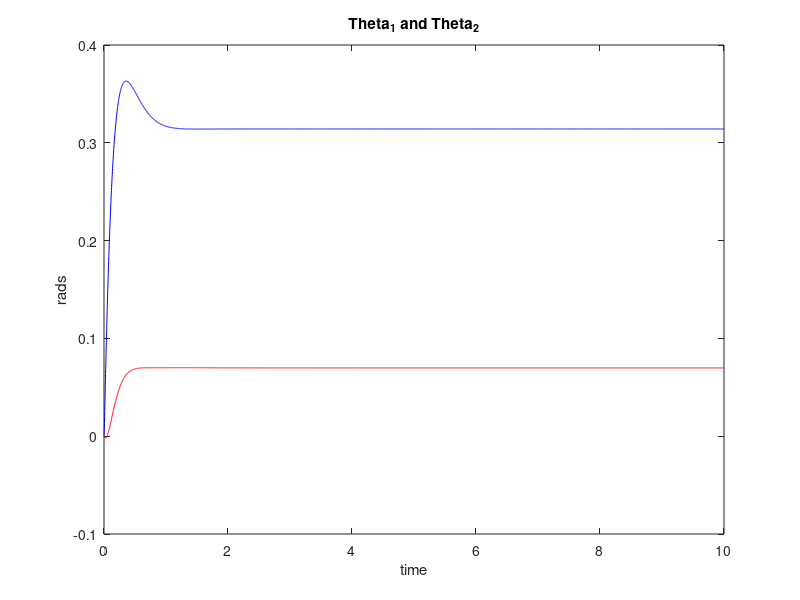

This figure's MATLAB source: (Note: this script raises an error after producing the figure.)
%% Subacz, RBE502, Homework 4, Problem 1
function []= PID_set_control_Law()
%This function calculates the PID controller for a planar arm using preset
%conditions. 

clc, clear all, close all;

%Importing the parameters from table 5.1, page 115 of kelly's book
I_1 = 0.1213; 
I_2 = 0.0116;
m_1 = 6.5225;
r_1 = .0983;
m_2 = 2.0458;
r_2 = .0229;
l_1 = 0.26;
l_2 = 0.26; 
g = 9.81;

x0= [0,0,0,0]; % Initial Condition - Format:[theta1,theta2,dtheta1,dtheta2]

tf=10; 
endThetas = [pi/45; pi/10];
endVelocities = [0;0];

%% Solve the closed-loop system nonlinear differential equation (PlanarArmODE) via ode45
%%ode45 solves the differential equation and returns X with respect to T.
global torque
torque=[];

%record the integral as a global, I had errors making this a local variable
global intgrl
intgrl = [0;0];

%Record the timestep instances.
global lt
lt = 0;

[T,X] = ode45(@(t,x)planarArmODE(t,x,endThetas,endVelocities),[0 tf],x0);

%% Plot Data
figure('Name','Theta_1+Theta_2');
plot(T, X(:,1),'r-');
hold on
plot(T,X(:,2),'b-');
title('Theta_1 and Theta_2')
xlabel('time')
ylabel('rads')
snapnow

figure('Name','Error Theta_1+Theta_2 under PID SetPoint Control');
plot(T, endThetas(1) - X(:,1),'r-');
hold on
plot(T, endThetas(2) - X(:,2),'b-');
title('Theta_1 and Theta_2 error')
xlabel('Time')
ylabel('Rad')
hold off
snapnow

figure('Name','Input_PID control');
plot(T, torque(1,1:size(T,1)),'-' );
hold on
plot(T, torque(2,1:size(T,1)),'r--');
hold off
xlabel('time')
ylabel('torque')
snapnow

torque=[];

%% Defining functions
    function dx = planarArmODE(t,x,td,dtd)
        theta= x(1:2,1);
        dtheta= x(3:4,1);
        theta_d=td; % Desired Set-Point Position
        dtheta_d=dtd; % Desired velocity (Derivative of theta_d)        
        
        global Mmat Cmat Gmat
        
        a = I_1+I_2+m_1*r_1^2+ m_2*(l_1^2+ r_2^2);
        b = m_2*l_1*r_2;
        d = I_2+ m_2*r_2^2;

        Mmat = [a+2*b*cos(x(2)), d+b*cos(x(2));  d+b*cos(x(2)), d];
        Cmat = [-b*sin(x(2))*x(4), -b*sin(x(2))*(x(3)+x(4)); b*sin(x(2))*x(3),0];
        Gmat = [(m_1*r_1 + m_2*l_1)*g*sin(x(1)) + m_2*r_2*g*sin(x(1) + x(2)); m_2*r_2*g*sin(x(1) + x(2))];
        
        invM = inv(Mmat);
        invMC = invM*Cmat;
        invMG = invM*Gmat;        
        tau = PIDControl(theta_d,dtheta_d,theta,dtheta,t);        
        
        torque =[torque, tau];
        dx=zeros(4,1);
        dx(1) = x(3); %dtheta1
        dx(2) = x(4); %dtheta2        
        dx(3:4) = -invMC* x(3:4) - invMG + invM*tau;     
    end

    function tau = PIDControl(theta_d,dtheta_d,theta,dtheta,t)
        %Importing the gains from figure 9.5 page 216
        Kp=[30 0;0 30];
        Kv=[7 0;0 3];
        Ki=[70 0;0 100];
        e=theta_d-theta; % position error        
        de = dtheta_d - dtheta; % velocity error
        timechange = t-lt;
        intgrl = intgrl + (e*timechange); %integral error
        lt = t;
        tau = Kp*e + Kv*de + Ki*intgrl;
    end

disp('Finish.');

end
